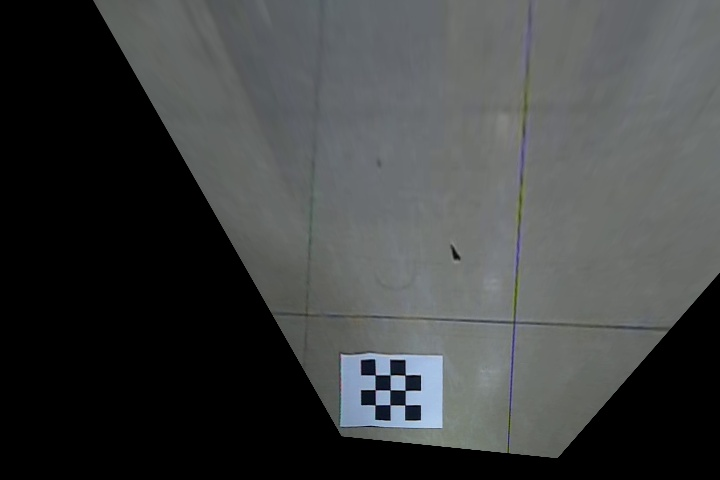
#> input picture Python/demo/stepbystep/result_base.jpg, 720 x 480 px
$ python mosaic.py
#> lines starting #> are read from the running program, lines starting #| are printed output that depends on the picture
import cv2
import numpy as np
import matplotlib.pyplot as plt
import matplotlib.gridspec as gridspec
import time
from tools import *


t1 = time.time()
img_base = cv2.imread("result_base.jpg", 1)  # 基准图像
#> img_base is the input picture: shape (480, 720, 3); mean B, G, R 66.3, 66, 63.8
img_change = cv2.imread("result_change.jpg", 1)  # 拼接图像
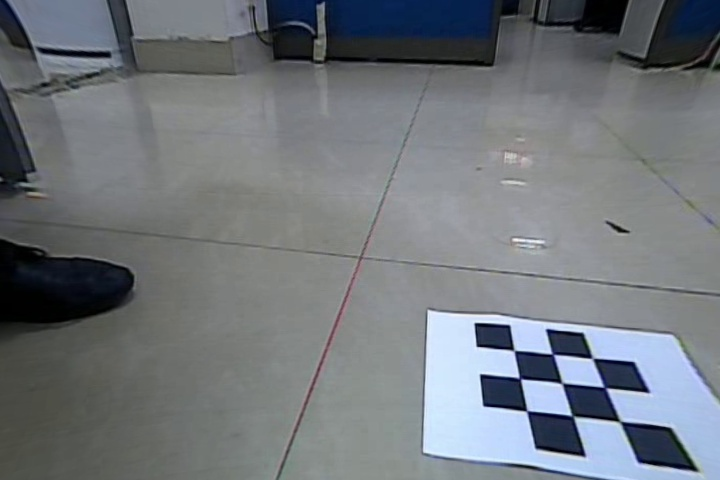
#> input picture Python/demo/stepbystep/result_change.jpg, 720 x 480 px
#> img_change is the input picture: shape (480, 720, 3); mean B, G, R 123.8, 118.4, 113.4
# 棋盘格会引起匹配错乱，考虑对棋盘格区域进行裁剪
img_base = img_base[:420, :, :]
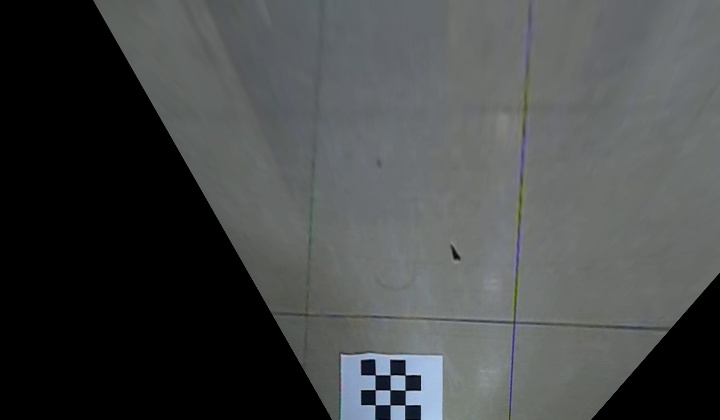
#> img_base: shape (420, 720, 3); mean B, G, R 73.2, 72.8, 70.5
img_change = img_change[:420, :, :]
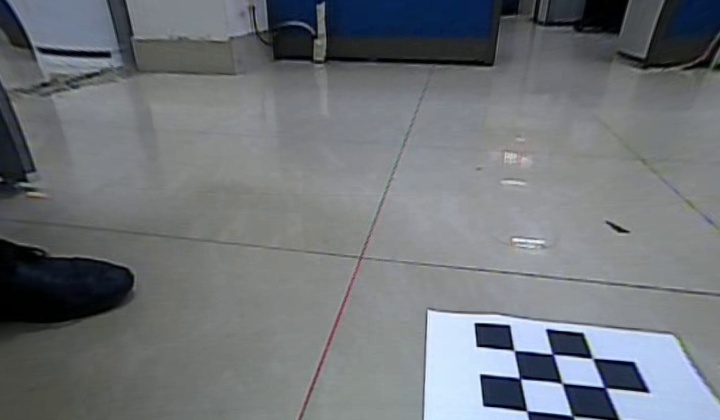
#> img_change: shape (420, 720, 3); mean B, G, R 121.2, 116.3, 111.9

print("读取数据：" + str(time.time()-t1))
# 特征匹配
#> (the run stopped early here; a loop or call above may not have finished)
